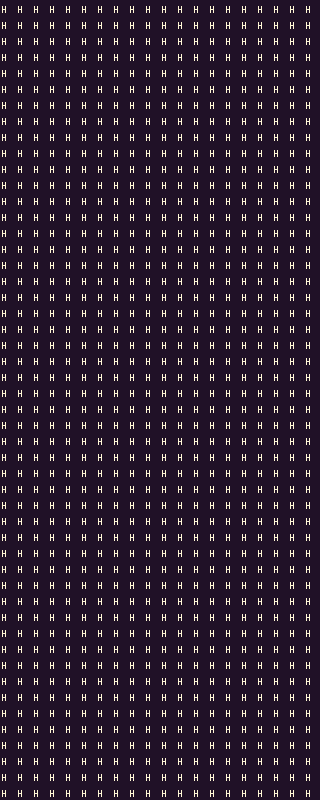

Rendered tile map (Tiled .tmx) drawn with the repository's tilesets; below, a short description and the full map source, tile grids included:
An orthogonal 20x50 tile map with 16x16 px tiles, 1 tile layer (prototype).

<map version="1.10" tiledversion="1.10.2" orientation="orthogonal" renderorder="right-down" width="20" height="50" tilewidth="16" tileheight="16" infinite="0" nextlayerid="9" nextobjectid="1">
 <tileset firstgid="1" source="FaerieForest_PetricakeGamesTSX.tsx" />
 <layer id="1" name="prototype" width="20" height="50">
  <data encoding="csv">
163,163,163,163,163,163,163,163,163,163,163,163,163,163,163,163,163,163,163,163,
163,163,163,163,163,163,163,163,163,163,163,163,163,163,163,163,163,163,163,163,
163,163,163,163,163,163,163,163,163,163,163,163,163,163,163,163,163,163,163,163,
163,163,163,163,163,163,163,163,163,163,163,163,163,163,163,163,163,163,163,163,
163,163,163,163,163,163,163,163,163,163,163,163,163,163,163,163,163,163,163,163,
163,163,163,163,163,163,163,163,163,163,163,163,163,163,163,163,163,163,163,163,
163,163,163,163,163,163,163,163,163,163,163,163,163,163,163,163,163,163,163,163,
163,163,163,163,163,163,163,163,163,163,163,163,163,163,163,163,163,163,163,163,
163,163,163,163,163,163,163,163,163,163,163,163,163,163,163,163,163,163,163,163,
163,163,163,163,163,163,163,163,163,163,163,163,163,163,163,163,163,163,163,163,
163,163,163,163,163,163,163,163,163,163,163,163,163,163,163,163,163,163,163,163,
163,163,163,163,163,163,163,163,163,163,163,163,163,163,163,163,163,163,163,163,
163,163,163,163,163,163,163,163,163,163,163,163,163,163,163,163,163,163,163,163,
163,163,163,163,163,163,163,163,163,163,163,163,163,163,163,163,163,163,163,163,
163,163,163,163,163,163,163,163,163,163,163,163,163,163,163,163,163,163,163,163,
163,163,163,163,163,163,163,163,163,163,163,163,163,163,163,163,163,163,163,163,
163,163,163,163,163,163,163,163,163,163,163,163,163,163,163,163,163,163,163,163,
163,163,163,163,163,163,163,163,163,163,163,163,163,163,163,163,163,163,163,163,
163,163,163,163,163,163,163,163,163,163,163,163,163,163,163,163,163,163,163,163,
163,163,163,163,163,163,163,163,163,163,163,163,163,163,163,163,163,163,163,163,
163,163,163,163,163,163,163,163,163,163,163,163,163,163,163,163,163,163,163,163,
163,163,163,163,163,163,163,163,163,163,163,163,163,163,163,163,163,163,163,163,
163,163,163,163,163,163,163,163,163,163,163,163,163,163,163,163,163,163,163,163,
163,163,163,163,163,163,163,163,163,163,163,163,163,163,163,163,163,163,163,163,
163,163,163,163,163,163,163,163,163,163,163,163,163,163,163,163,163,163,163,163,
163,163,163,163,163,163,163,163,163,163,163,163,163,163,163,163,163,163,163,163,
163,163,163,163,163,163,163,163,163,163,163,163,163,163,163,163,163,163,163,163,
163,163,163,163,163,163,163,163,163,163,163,163,163,163,163,163,163,163,163,163,
163,163,163,163,163,163,163,163,163,163,163,163,163,163,163,163,163,163,163,163,
163,163,163,163,163,163,163,163,163,163,163,163,163,163,163,163,163,163,163,163,
163,163,163,163,163,163,163,163,163,163,163,163,163,163,163,163,163,163,163,163,
163,163,163,163,163,163,163,163,163,163,163,163,163,163,163,163,163,163,163,163,
163,163,163,163,163,163,163,163,163,163,163,163,163,163,163,163,163,163,163,163,
163,163,163,163,163,163,163,163,163,163,163,163,163,163,163,163,163,163,163,163,
163,163,163,163,163,163,163,163,163,163,163,163,163,163,163,163,163,163,163,163,
163,163,163,163,163,163,163,163,163,163,163,163,163,163,163,163,163,163,163,163,
163,163,163,163,163,163,163,163,163,163,163,163,163,163,163,163,163,163,163,163,
163,163,163,163,163,163,163,163,163,163,163,163,163,163,163,163,163,163,163,163,
163,163,163,163,163,163,163,163,163,163,163,163,163,163,163,163,163,163,163,163,
163,163,163,163,163,163,163,163,163,163,163,163,163,163,163,163,163,163,163,163,
163,163,163,163,163,163,163,163,163,163,163,163,163,163,163,163,163,163,163,163,
163,163,163,163,163,163,163,163,163,163,163,163,163,163,163,163,163,163,163,163,
163,163,163,163,163,163,163,163,163,163,163,163,163,163,163,163,163,163,163,163,
163,163,163,163,163,163,163,163,163,163,163,163,163,163,163,163,163,163,163,163,
163,163,163,163,163,163,163,163,163,163,163,163,163,163,163,163,163,163,163,163,
163,163,163,163,163,163,163,163,163,163,163,163,163,163,163,163,163,163,163,163,
163,163,163,163,163,163,163,163,163,163,163,163,163,163,163,163,163,163,163,163,
163,163,163,163,163,163,163,163,163,163,163,163,163,163,163,163,163,163,163,163,
163,163,163,163,163,163,163,163,163,163,163,163,163,163,163,163,163,163,163,163,
163,163,163,163,163,163,163,163,163,163,163,163,163,163,163,163,163,163,163,163
</data>
 </layer>
</map>
